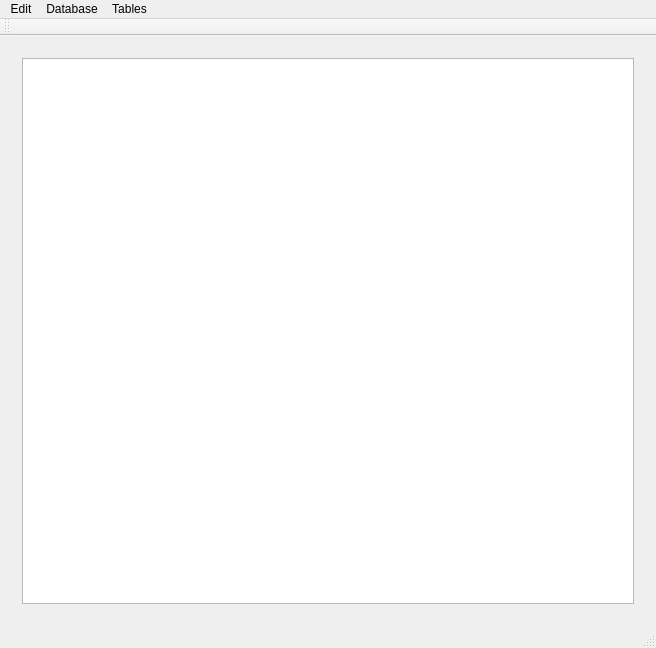
<?xml version="1.0" encoding="UTF-8"?>
<ui version="4.0">
 <class>MainWindow</class>
 <widget class="QMainWindow" name="MainWindow">
  <property name="geometry">
   <rect>
    <x>0</x>
    <y>0</y>
    <width>656</width>
    <height>648</height>
   </rect>
  </property>
  <property name="windowTitle">
   <string>MainWindow</string>
  </property>
  <widget class="QWidget" name="centralWidget">
   <layout class="QHBoxLayout" name="horizontalLayout">
    <item>
     <widget class="QStackedWidget" name="stackedWidget">
      <property name="currentIndex">
       <number>1</number>
      </property>
      <widget class="QWidget" name="page">
       <layout class="QVBoxLayout" name="verticalLayout">
        <item>
         <widget class="QTableView" name="tablePersons"/>
        </item>
       </layout>
      </widget>
      <widget class="QWidget" name="page_4">
       <layout class="QVBoxLayout" name="verticalLayout_2">
        <item>
         <widget class="QTableView" name="tableOrganization"/>
        </item>
       </layout>
      </widget>
      <widget class="QWidget" name="page_2">
       <layout class="QVBoxLayout" name="verticalLayout_3">
        <item>
         <widget class="QTableView" name="tableWorkingHours"/>
        </item>
       </layout>
      </widget>
      <widget class="QWidget" name="page_3">
       <layout class="QVBoxLayout" name="verticalLayout_4">
        <item>
         <widget class="QTableView" name="tableWorkingHoursJoinPersons"/>
        </item>
       </layout>
      </widget>
     </widget>
    </item>
   </layout>
  </widget>
  <widget class="QMenuBar" name="menuBar">
   <property name="geometry">
    <rect>
     <x>0</x>
     <y>0</y>
     <width>656</width>
     <height>21</height>
    </rect>
   </property>
   <widget class="QMenu" name="menuEdit">
    <property name="title">
     <string>Edit</string>
    </property>
    <addaction name="actionAdd_Item"/>
    <addaction name="actionAdd_Organization"/>
   </widget>
   <widget class="QMenu" name="menuDatabase">
    <property name="title">
     <string>Database</string>
    </property>
    <addaction name="actionRefresh"/>
   </widget>
   <widget class="QMenu" name="menuTables">
    <property name="title">
     <string>Tables</string>
    </property>
    <addaction name="actionTables"/>
    <addaction name="actionWorking_Hours"/>
    <addaction name="actionJoin_Table"/>
   </widget>
   <addaction name="menuEdit"/>
   <addaction name="menuDatabase"/>
   <addaction name="menuTables"/>
  </widget>
  <widget class="QToolBar" name="mainToolBar">
   <attribute name="toolBarArea">
    <enum>TopToolBarArea</enum>
   </attribute>
   <attribute name="toolBarBreak">
    <bool>false</bool>
   </attribute>
  </widget>
  <widget class="QStatusBar" name="statusBar"/>
  <action name="actionAdd_Item">
   <property name="text">
    <string>Add Person</string>
   </property>
  </action>
  <action name="actionRefresh">
   <property name="text">
    <string>Refresh</string>
   </property>
  </action>
  <action name="actionTables">
   <property name="checkable">
    <bool>true</bool>
   </property>
   <property name="checked">
    <bool>true</bool>
   </property>
   <property name="text">
    <string>Persons</string>
   </property>
  </action>
  <action name="actionWorking_Hours">
   <property name="checkable">
    <bool>true</bool>
   </property>
   <property name="text">
    <string>Working Hours</string>
   </property>
  </action>
  <action name="actionAdd_Organization">
   <property name="text">
    <string>Add Organization</string>
   </property>
   <property name="toolTip">
    <string>Add Organization</string>
   </property>
  </action>
  <action name="actionJoin_Table">
   <property name="checkable">
    <bool>true</bool>
   </property>
   <property name="text">
    <string>Join Table</string>
   </property>
  </action>
 </widget>
 <layoutdefault spacing="6" margin="11"/>
 <resources/>
 <connections/>
</ui>
